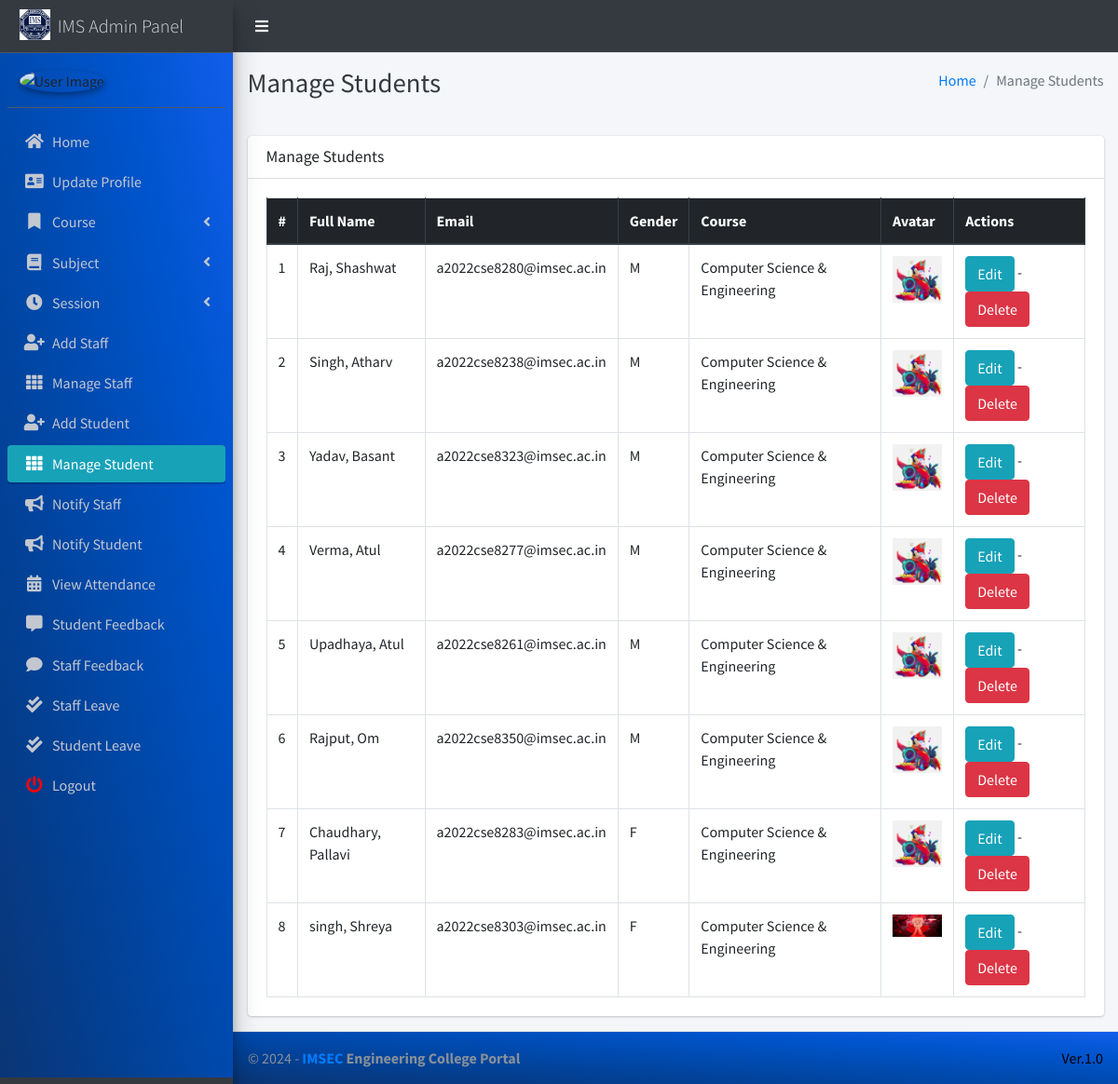
Page /student/manage/ (signed in) on the committed database.
### main_app/models.py (models this page shows, shortened)
class CustomUser(AbstractUser):
    USER_TYPE = ((1, "HOD"), (2, "Staff"), (3, "Student"))
    GENDER = [("M", "Male"), ("F", "Female")]
    username = None  # Removed username, using email instead
    email = models.EmailField(unique=True)
    user_type = models.CharField(default=1, choices=USER_TYPE, max_length=1)
    gender = models.CharField(max_length=1, choices=GENDER)
    profile_pic = models.ImageField()
    address = models.TextField()
    fcm_token = models.TextField(default="")  # For firebase notifications
    created_at = models.DateTimeField(auto_now_add=True)
    updated_at = models.DateTimeField(auto_now=True)
    USERNAME_FIELD = "email"
    REQUIRED_FIELDS = []
    objects = CustomUserManager()
    def __str__(self):
        return  self.first_name + " " + self.last_name

class Student(models.Model):
    admin = models.OneToOneField(CustomUser, on_delete=models.CASCADE)
    course = models.ForeignKey(Course, on_delete=models.DO_NOTHING, null=True, blank=False)
    session = models.ForeignKey(Session, on_delete=models.DO_NOTHING, null=True)

class Course(models.Model):
    name = models.CharField(max_length=120)
    created_at = models.DateTimeField(auto_now_add=True)
    updated_at = models.DateTimeField(auto_now=True)

### main_app/hod_views.py (the view)
# urls.py: path("student/manage/", hod_views.manage_student, name='manage_student'),
def manage_student(request):
    students = CustomUser.objects.filter(user_type=3)
    context = {
        'students': students,
        'page_title': 'Manage Students'
    }
    return render(request, "hod_template/manage_student.html", context)

### main_app/templates/hod_template/manage_student.html
{% extends 'main_app/base.html' %}
{% load static %}
{% block page_title %}{{page_title}}{% endblock page_title %}
{% block content %}
<section class="content">
    <div class="container-fluid">
        <div class="row">
            <div class="col-md-12">
                <div class="card">
                    <div class="card-header">
                        <h3 class="card-title">{{page_title}}</h3>
                    </div>
                    <div class="card-body">
                        <table id="example2" class="table table-bordered table-hover">
                            <thead class="thead-dark">
                                <tr>
                                    <th>#</th>
                                    <th>Full Name</th>
                                    <th>Email</th>
                                    <th>Gender</th>
                                    <th>Course</th>
                                    <th>Avatar</th>
                                    <th>Actions</th>
                                </tr>
                            </thead>
                            <tbody>
                                {% for student in students %}
                                <tr>
                                    <td>{{ forloop.counter }}</td>
                                    <td>{{student.last_name}}, {{student.first_name}}</td>
                                    <td>{{student.email}}</td>
                                    <td>{{student.gender}}</td>
                                    <td>{{student.student.course.name}}</td>
                                    <td>
                                        {% if student.profile_pic == ""  %}
                                        No Image
                                        {% else %}
                                        <img class="img img-fluid mb-2" height="56" width="56"
                                            src="{{student.profile_pic}}" alt="">
                                        {% endif %}
                                    </td>
                                    <td><a href="{% url 'edit_student' student.student.id %}" class="btn btn-info">Edit</a> -
                                        <a href="{% url 'delete_student' student.student.id %}" class="btn btn-danger" onclick="return confirm('Are you sure about this ?')">Delete</a>
                                    </td>
                                </tr>
                                {% endfor %}
                            </tbody>
                        </table>
                    </div>
                </div>
            </div>
        </div>
    </div>
</section>
{% endblock content %}

### rows in the picture
CustomUser: last_name "Raj", first_name "Shashwat", email "a2022cse8280@imsec.ac.in", gender "M", student.course.name "Computer Science & Engineering", profile_pic (picture)
CustomUser: last_name "Singh", first_name "Atharv", email "a2022cse8238@imsec.ac.in", gender "M", student.course.name "Computer Science & Engineering", profile_pic (picture)
CustomUser: last_name "Yadav", first_name "Basant", email "a2022cse8323@imsec.ac.in", gender "M", student.course.name "Computer Science & Engineering", profile_pic (picture)
CustomUser: last_name "Verma", first_name "Atul", email "a2022cse8277@imsec.ac.in", gender "M", student.course.name "Computer Science & Engineering", profile_pic (picture)
CustomUser: last_name "Upadhaya", first_name "Atul", email "a2022cse8261@imsec.ac.in", gender "M", student.course.name "Computer Science & Engineering", profile_pic (picture)
CustomUser: last_name "Rajput", first_name "Om", email "a2022cse8350@imsec.ac.in", gender "M", student.course.name "Computer Science & Engineering", profile_pic (picture)
CustomUser: last_name "Chaudhary", first_name "Pallavi", email "a2022cse8283@imsec.ac.in", gender "F", student.course.name "Computer Science & Engineering", profile_pic (picture)
CustomUser: last_name "singh", first_name "Shreya", email "a2022cse8303@imsec.ac.in", gender "F", student.course.name "Computer Science & Engineering", shows a picture

### other values in the picture
{{ page_title }} "Manage Students"
